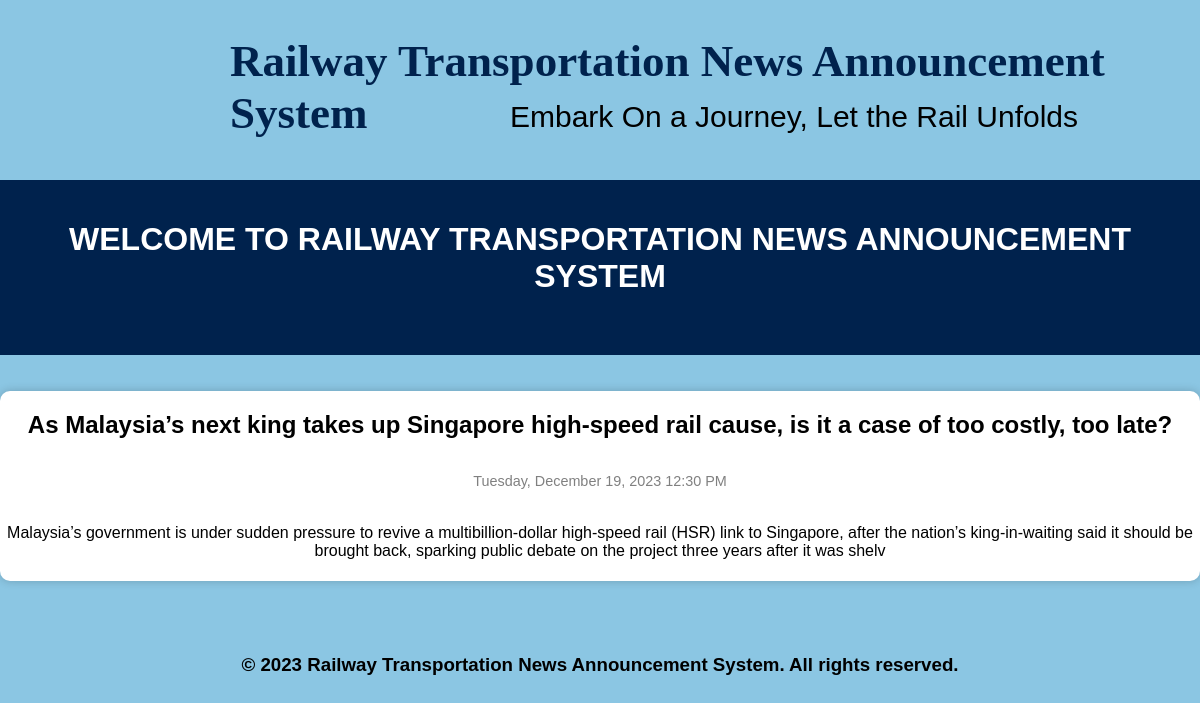
Screenshot of /news-details.php?news_id=N002 with the database file from the repository.
### tables this page shows
CREATE TABLE `news` (
  `news_id` varchar(5) NOT NULL,
  `Title` varchar(255) NOT NULL,
  `Description` varchar(255) NOT NULL,
  `Time` datetime NOT NULL
);

### news-details.php (the view, shortened to what this page needs)
<?php
include_once 'db_connection.php';
$news_id = $_GET['news_id'];
$sql = "SELECT * FROM news WHERE news_id = '$news_id'";
$result = mysqli_query($conn, $sql);
$news = mysqli_fetch_assoc($result);
?>
<!DOCTYPE html>
<html lang="en">
<head>
    <link rel="stylesheet" href="./assets/css/style1.css" />
</head>
<body>
    <div class="topleft4"><b> Railway Transportation News Announcement System </b></div>
    <div class="topleft5"> Embark On a Journey, Let the Rail Unfolds </div>
    <br><br><br><br><br><br><br><br><br><br>
    <header>
        <center>
            <h1><b> WELCOME TO RAILWAY TRANSPORTATION NEWS ANNOUNCEMENT SYSTEM </b></h1><br>
        </center>
    </header><br><br>
    <div class="news-container">
        <div class="news-card-details">
            <h2><?= $news['Title'] ?></h2>
            <?php $date = date('l, F j, Y g:i A', strtotime($news['Time']));
            ?>
            <p class="news-card__date"><?= $date ?></p>
            <p class="news-card__description"><?= $news['Description'] ?></p>
        </div>
    </div><br><br><br>
    <footer>
        <center>
            <h3>© 2023 Railway Transportation News Announcement System. All rights reserved.</h3>
    </footer>
</body>
</html>

### assets/css/style1.css (style rules this page uses)
body { background-color: rgb(139, 198, 227); font-family: Arial, sans-serif; margin: 0; padding: 0; }
h1 { text-align: center; color: #fff; font-family: Verdana, Geneva, Tahoma, sans-serif; }
h2 { text-align: center; color: black; }
header { padding: 20px; background-color: rgb(0, 34, 77); font-family: 'Trebuchet MS', 'Lucida Sans Unicode', 'Lucida Grande', 'Lucida Sans', Arial, sans-serif; color: #fff; }
div.topleft4 { position: absolute; color: rgb(0, 34, 77); top: 35px; left: 230px; font-size: 45px; font-family: Cambria, Cochin, Georgia, Times, 'Times New Roman', serif; }
div.topleft5 { position: absolute; top: 100px; left: 510px; font-size: 30px; font-family: 'Gill Sans', 'Gill Sans MT', Calibri, 'Trebuchet MS', sans-serif; }
.news-container { display: flex; flex-wrap: wrap; justify-content: center; align-items: center; margin: 0 auto; max-width: 1200px; }
.news-card-details { display: flex; flex-direction: column; background-color: #fff; border-radius: 10px; overflow: hidden; box-shadow: 0 0 10px rgba(0, 0, 0, 0.2); width: 100%; text-decoration: none; color: #000; font-family: sans-serif; }
.news-card__date { font-size: 0.9rem; font-weight: 500; text-align: center; color: gray; }
.news-card__description { padding: 5px; font-size: 1rem; text-align: center; }

### rows the page displays
news: Title "As Malaysia’s next king takes up Singapore high-speed rail cause, is it a case of too costly, too late?", Time "Tuesday, December 19, 2023 12:30 PM", Description "Malaysia’s government is under sudden pressure to revive a multibillion-dollar high-speed rail (HSR) link to Singapore, after the nation’s king-in-waiting said it should be brought back, sparking public debate on the project three years after it was shelv"
